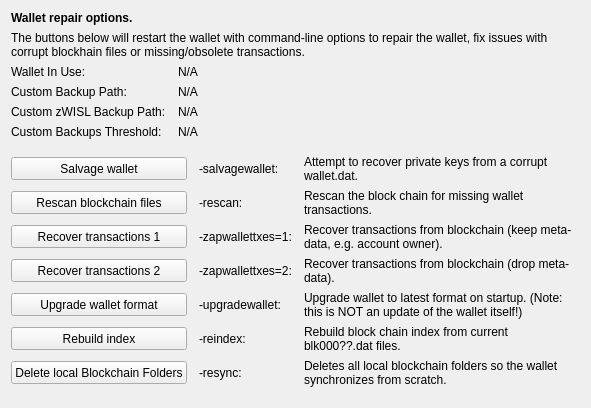
     <widget class="QWidget" name="tab_repair">
      <attribute name="title">
       <string>&amp;Wallet Repair</string>
      </attribute>
      <layout class="QGridLayout" name="gridLayout_4" columnstretch="0,0,0,0">
       <property name="horizontalSpacing">
        <number>12</number>
       </property>
       <item row="0" column="0" colspan="4">
        <widget class="QLabel" name="label_repair_header">
         <property name="font">
          <font>
           <weight>75</weight>
           <bold>true</bold>
          </font>
         </property>
         <property name="text">
          <string>Wallet repair options.</string>
         </property>
        </widget>
       </item>
       <item row="1" column="0" colspan="4">
        <widget class="QLabel" name="label_repair_helptext">
         <property name="font">
          <font>
           <weight>50</weight>
           <bold>false</bold>
          </font>
         </property>
         <property name="text">
          <string>The buttons below will restart the wallet with command-line options to repair the wallet, fix issues with corrupt blockhain files or missing/obsolete transactions.</string>
         </property>
         <property name="wordWrap">
          <bool>true</bool>
         </property>
        </widget>
       </item>
       <item row="2" column="0">
        <widget class="QLabel" name="wallet_path_label">
         <property name="text">
          <string>Wallet In Use:</string>
         </property>
        </widget>
       </item>
       <item row="2" column="1" colspan="3">
        <widget class="QLabel" name="wallet_path">
         <property name="cursor">
          <cursorShape>IBeamCursor</cursorShape>
         </property>
         <property name="text">
          <string>N/A</string>
         </property>
         <property name="textFormat">
          <enum>Qt::PlainText</enum>
         </property>
         <property name="textInteractionFlags">
          <set>Qt::LinksAccessibleByMouse|Qt::TextSelectableByKeyboard|Qt::TextSelectableByMouse</set>
         </property>
        </widget>
       </item>
       <item row="3" column="0">
        <widget class="QLabel" name="wallet_custombackuppath_label">
         <property name="text">
          <string>Custom Backup Path:</string>
         </property>
         <property name="visible">
          <bool>false</bool>
         </property>
        </widget>
       </item>
       <item row="3" column="1" colspan="3">
        <widget class="QLabel" name="wallet_custombackuppath">
         <property name="cursor">
          <cursorShape>IBeamCursor</cursorShape>
         </property>
         <property name="text">
          <string>N/A</string>
         </property>
         <property name="textFormat">
          <enum>Qt::PlainText</enum>
         </property>
         <property name="textInteractionFlags">
          <set>Qt::LinksAccessibleByMouse|Qt::TextSelectableByKeyboard|Qt::TextSelectableByMouse</set>
         </property>
         <property name="visible">
          <bool>false</bool>
         </property>
        </widget>
       </item>
       <item row="4" column="0">
        <widget class="QLabel" name="wallet_customzwislbackuppath_label">
         <property name="text">
          <string>Custom zWISL Backup Path:</string>
         </property>
         <property name="visible">
          <bool>false</bool>
         </property>
        </widget>
       </item>
       <item row="4" column="1" colspan="3">
        <widget class="QLabel" name="wallet_customzwislbackuppath">
         <property name="cursor">
          <cursorShape>IBeamCursor</cursorShape>
         </property>
         <property name="text">
          <string>N/A</string>
         </property>
         <property name="textFormat">
          <enum>Qt::PlainText</enum>
         </property>
         <property name="textInteractionFlags">
          <set>Qt::LinksAccessibleByMouse|Qt::TextSelectableByKeyboard|Qt::TextSelectableByMouse</set>
         </property>
         <property name="visible">
          <bool>false</bool>
         </property>
        </widget>
       </item>
       <item row="5" column="0">
        <widget class="QLabel" name="wallet_custombackupthreshold_label">
         <property name="text">
          <string>Custom Backups Threshold:</string>
         </property>
         <property name="visible">
          <bool>false</bool>
         </property>
        </widget>
       </item>
       <item row="5" column="1" colspan="3">
        <widget class="QLabel" name="wallet_custombackupthreshold">
         <property name="cursor">
          <cursorShape>IBeamCursor</cursorShape>
         </property>
         <property name="text">
          <string>N/A</string>
         </property>
         <property name="textFormat">
          <enum>Qt::PlainText</enum>
         </property>
         <property name="textInteractionFlags">
          <set>Qt::LinksAccessibleByMouse|Qt::TextSelectableByKeyboard|Qt::TextSelectableByMouse</set>
         </property>
         <property name="visible">
          <bool>false</bool>
         </property>
        </widget>
       </item>
       <item row="6" column="0">
        <spacer name="verticalSpacer_repair1">
         <property name="orientation">
          <enum>Qt::Vertical</enum>
         </property>
         <property name="sizeHint" stdset="0">
          <size>
           <width>10</width>
           <height>10</height>
          </size>
         </property>
        </spacer>
       </item>
       <item row="7" column="0" colspan="2">
        <widget class="QPushButton" name="btn_salvagewallet">
         <property name="minimumSize">
          <size>
           <width>100</width>
           <height>23</height>
          </size>
         </property>
         <property name="text">
          <string>Salvage wallet</string>
         </property>
        </widget>
       </item>
       <item row="7" column="2">
        <widget class="QLabel" name="label_repair_salvage_command">
         <property name="text">
          <string notr="true">-salvagewallet:</string>
         </property>
        </widget>
       </item>
       <item row="7" column="3">
        <widget class="QLabel" name="label_repair_salvage">
         <property name="text">
          <string>Attempt to recover private keys from a corrupt wallet.dat.</string>
         </property>
         <property name="wordWrap">
          <bool>true</bool>
         </property>
        </widget>
       </item>
       <item row="8" column="0" colspan="2">
        <widget class="QPushButton" name="btn_rescan">
         <property name="minimumSize">
          <size>
           <width>100</width>
           <height>23</height>
          </size>
         </property>
         <property name="text">
          <string>Rescan blockchain files</string>
         </property>
        </widget>
       </item>
       <item row="8" column="2">
        <widget class="QLabel" name="label_repair_rescan_command">
         <property name="text">
          <string notr="true">-rescan:</string>
         </property>
        </widget>
       </item>
       <item row="8" column="3">
        <widget class="QLabel" name="label_repair_rescan">
         <property name="text">
          <string>Rescan the block chain for missing wallet transactions.</string>
         </property>
         <property name="wordWrap">
          <bool>true</bool>
         </property>
        </widget>
       </item>
       <item row="9" column="0" colspan="2">
        <widget class="QPushButton" name="btn_zapwallettxes1">
         <property name="minimumSize">
          <size>
           <width>100</width>
           <height>23</height>
          </size>
         </property>
         <property name="text">
          <string>Recover transactions 1</string>
         </property>
        </widget>
       </item>
       <item row="9" column="2">
        <widget class="QLabel" name="label_repair_zap1_command">
         <property name="text">
          <string notr="true">-zapwallettxes=1:</string>
         </property>
        </widget>
       </item>
       <item row="9" column="3">
        <widget class="QLabel" name="label_repair_zap1">
         <property name="text">
          <string>Recover transactions from blockchain (keep meta-data, e.g. account owner).</string>
         </property>
         <property name="wordWrap">
          <bool>true</bool>
         </property>
        </widget>
       </item>
       <item row="10" column="0" colspan="2">
        <widget class="QPushButton" name="btn_zapwallettxes2">
         <property name="minimumSize">
          <size>
           <width>100</width>
           <height>23</height>
          </size>
         </property>
         <property name="text">
          <string>Recover transactions 2</string>
         </property>
        </widget>
       </item>
       <item row="10" column="2">
        <widget class="QLabel" name="label_repair_zap2_command">
         <property name="text">
          <string notr="true">-zapwallettxes=2:</string>
         </property>
        </widget>
       </item>
       <item row="10" column="3">
        <widget class="QLabel" name="label_repair_zap2">
         <property name="text">
          <string>Recover transactions from blockchain (drop meta-data).</string>
         </property>
         <property name="wordWrap">
          <bool>true</bool>
         </property>
        </widget>
       </item>
       <item row="11" column="0" colspan="2">
        <widget class="QPushButton" name="btn_upgradewallet">
         <property name="minimumSize">
          <size>
           <width>100</width>
           <height>23</height>
          </size>
         </property>
         <property name="text">
          <string>Upgrade wallet format</string>
         </property>
        </widget>
       </item>
       <item row="11" column="2">
        <widget class="QLabel" name="label_repair_upgrade_command">
         <property name="text">
          <string notr="true">-upgradewallet:</string>
         </property>
        </widget>
       </item>
       <item row="11" column="3">
        <widget class="QLabel" name="label_repair_upgrade">
         <property name="text">
          <string>Upgrade wallet to latest format on startup. (Note: this is NOT an update of the wallet itself!)</string>
         </property>
         <property name="wordWrap">
          <bool>true</bool>
         </property>
        </widget>
       </item>
       <item row="12" column="0" colspan="2">
        <widget class="QPushButton" name="btn_reindex">
         <property name="minimumSize">
          <size>
           <width>100</width>
           <height>23</height>
          </size>
         </property>
         <property name="text">
          <string>Rebuild index</string>
         </property>
        </widget>
       </item>
       <item row="12" column="2">
        <widget class="QLabel" name="label_repair_reindex_command">
         <property name="text">
          <string notr="true">-reindex:</string>
         </property>
        </widget>
       </item>
       <item row="12" column="3">
        <widget class="QLabel" name="label_repair_reindex">
         <property name="text">
          <string>Rebuild block chain index from current blk000??.dat files.</string>
         </property>
         <property name="wordWrap">
          <bool>true</bool>
         </property>
        </widget>
       </item>
       <item row="13" column="0" colspan="2">
        <widget class="QPushButton" name="btn_resync">
         <property name="minimumSize">
          <size>
           <width>100</width>
           <height>23</height>
          </size>
         </property>
         <property name="text">
          <string>Delete local Blockchain Folders</string>
         </property>
        </widget>
       </item>
       <item row="13" column="2">
        <widget class="QLabel" name="label_repair_resync_command">
         <property name="text">
          <string>-resync:</string>
         </property>
        </widget>
       </item>
       <item row="13" column="3">
        <widget class="QLabel" name="label_repair_resync">
         <property name="text">
          <string>Deletes all local blockchain folders so the wallet synchronizes from scratch.</string>
         </property>
         <property name="wordWrap">
          <bool>true</bool>
         </property>
        </widget>
       </item>
       <item row="14" column="0">
        <spacer name="verticalSpacer_repair2">
         <property name="orientation">
          <enum>Qt::Vertical</enum>
         </property>
         <property name="sizeHint" stdset="0">
          <size>
           <width>20</width>
           <height>10</height>
          </size>
         </property>
        </spacer>
       </item>
      </layout>
     </widget>
